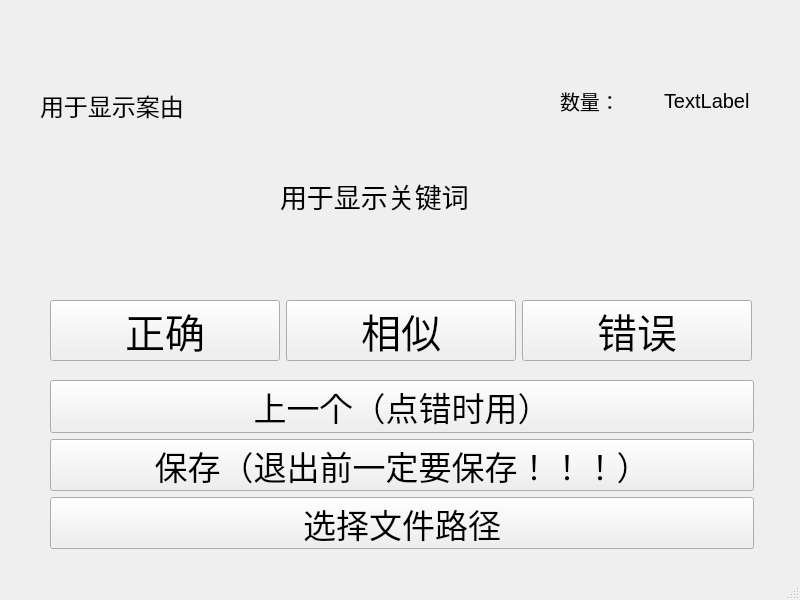
<?xml version="1.0" encoding="UTF-8"?>
<ui version="4.0">
 <class>mainWindow</class>
 <widget class="QMainWindow" name="mainWindow">
  <property name="geometry">
   <rect>
    <x>0</x>
    <y>0</y>
    <width>800</width>
    <height>600</height>
   </rect>
  </property>
  <property name="windowTitle">
   <string>MainWindow</string>
  </property>
  <widget class="QWidget" name="centralwidget">
   <widget class="QWidget" name="verticalLayoutWidget">
    <property name="geometry">
     <rect>
      <x>50</x>
      <y>380</y>
      <width>704</width>
      <height>169</height>
     </rect>
    </property>
    <layout class="QVBoxLayout" name="verticalLayout">
     <item>
      <widget class="QPushButton" name="up_btn">
       <property name="font">
        <font>
         <pointsize>25</pointsize>
        </font>
       </property>
       <property name="text">
        <string>上一个（点错时用）</string>
       </property>
      </widget>
     </item>
     <item>
      <widget class="QPushButton" name="save_btn">
       <property name="font">
        <font>
         <pointsize>25</pointsize>
        </font>
       </property>
       <property name="text">
        <string>保存（退出前一定要保存！！！）</string>
       </property>
      </widget>
     </item>
     <item>
      <widget class="QPushButton" name="pushButton">
       <property name="font">
        <font>
         <pointsize>25</pointsize>
        </font>
       </property>
       <property name="text">
        <string>选择文件路径</string>
       </property>
      </widget>
     </item>
    </layout>
   </widget>
   <widget class="QLabel" name="cause_name">
    <property name="geometry">
     <rect>
      <x>40</x>
      <y>70</y>
      <width>301</width>
      <height>71</height>
     </rect>
    </property>
    <property name="font">
     <font>
      <pointsize>18</pointsize>
     </font>
    </property>
    <property name="text">
     <string>用于显示案由</string>
    </property>
   </widget>
   <widget class="QLabel" name="keyword">
    <property name="geometry">
     <rect>
      <x>280</x>
      <y>170</y>
      <width>241</width>
      <height>51</height>
     </rect>
    </property>
    <property name="font">
     <font>
      <pointsize>20</pointsize>
     </font>
    </property>
    <property name="text">
     <string>用于显示关键词</string>
    </property>
   </widget>
   <widget class="QWidget" name="horizontalLayoutWidget_2">
    <property name="geometry">
     <rect>
      <x>560</x>
      <y>70</y>
      <width>201</width>
      <height>61</height>
     </rect>
    </property>
    <layout class="QHBoxLayout" name="horizontalLayout_2">
     <item>
      <widget class="QLabel" name="label_3">
       <property name="font">
        <font>
         <pointsize>15</pointsize>
        </font>
       </property>
       <property name="text">
        <string>数量：</string>
       </property>
      </widget>
     </item>
     <item>
      <widget class="QLabel" name="keyword_cnt">
       <property name="font">
        <font>
         <pointsize>15</pointsize>
        </font>
       </property>
       <property name="text">
        <string>TextLabel</string>
       </property>
      </widget>
     </item>
    </layout>
   </widget>
   <widget class="QWidget" name="horizontalLayoutWidget">
    <property name="geometry">
     <rect>
      <x>50</x>
      <y>300</y>
      <width>702</width>
      <height>61</height>
     </rect>
    </property>
    <layout class="QHBoxLayout" name="horizontalLayout">
     <item>
      <widget class="QPushButton" name="yes_btn">
       <property name="baseSize">
        <size>
         <width>0</width>
         <height>0</height>
        </size>
       </property>
       <property name="font">
        <font>
         <pointsize>30</pointsize>
        </font>
       </property>
       <property name="text">
        <string>正确</string>
       </property>
       <property name="iconSize">
        <size>
         <width>20</width>
         <height>20</height>
        </size>
       </property>
      </widget>
     </item>
     <item>
      <widget class="QPushButton" name="soso_btn">
       <property name="font">
        <font>
         <pointsize>30</pointsize>
        </font>
       </property>
       <property name="text">
        <string>相似</string>
       </property>
      </widget>
     </item>
     <item>
      <widget class="QPushButton" name="no_btn">
       <property name="font">
        <font>
         <pointsize>30</pointsize>
        </font>
       </property>
       <property name="text">
        <string>错误</string>
       </property>
      </widget>
     </item>
    </layout>
   </widget>
  </widget>
  <widget class="QMenuBar" name="menubar">
   <property name="geometry">
    <rect>
     <x>0</x>
     <y>0</y>
     <width>800</width>
     <height>26</height>
    </rect>
   </property>
  </widget>
  <widget class="QStatusBar" name="statusbar"/>
 </widget>
 <resources/>
 <connections>
  <connection>
   <sender>no_btn</sender>
   <signal>clicked()</signal>
   <receiver>mainWindow</receiver>
   <slot>set_word_no()</slot>
   <hints>
    <hint type="sourcelabel">
     <x>646</x>
     <y>368</y>
    </hint>
    <hint type="destinationlabel">
     <x>152</x>
     <y>-5</y>
    </hint>
   </hints>
  </connection>
  <connection>
   <sender>soso_btn</sender>
   <signal>clicked()</signal>
   <receiver>mainWindow</receiver>
   <slot>set_word_soso()</slot>
   <hints>
    <hint type="sourcelabel">
     <x>416</x>
     <y>350</y>
    </hint>
    <hint type="destinationlabel">
     <x>255</x>
     <y>-11</y>
    </hint>
   </hints>
  </connection>
  <connection>
   <sender>yes_btn</sender>
   <signal>clicked()</signal>
   <receiver>mainWindow</receiver>
   <slot>set_word_yes()</slot>
   <hints>
    <hint type="sourcelabel">
     <x>181</x>
     <y>339</y>
    </hint>
    <hint type="destinationlabel">
     <x>206</x>
     <y>-1</y>
    </hint>
   </hints>
  </connection>
  <connection>
   <sender>up_btn</sender>
   <signal>clicked()</signal>
   <receiver>mainWindow</receiver>
   <slot>up_word()</slot>
   <hints>
    <hint type="sourcelabel">
     <x>319</x>
     <y>425</y>
    </hint>
    <hint type="destinationlabel">
     <x>350</x>
     <y>-16</y>
    </hint>
   </hints>
  </connection>
  <connection>
   <sender>save_btn</sender>
   <signal>clicked()</signal>
   <receiver>mainWindow</receiver>
   <slot>save_word()</slot>
   <hints>
    <hint type="sourcelabel">
     <x>583</x>
     <y>478</y>
    </hint>
    <hint type="destinationlabel">
     <x>537</x>
     <y>-11</y>
    </hint>
   </hints>
  </connection>
 </connections>
 <slots>
  <slot>set_word_no()</slot>
  <slot>set_word_soso()</slot>
  <slot>set_word_yes()</slot>
  <slot>up_word()</slot>
  <slot>save_word()</slot>
 </slots>
</ui>
